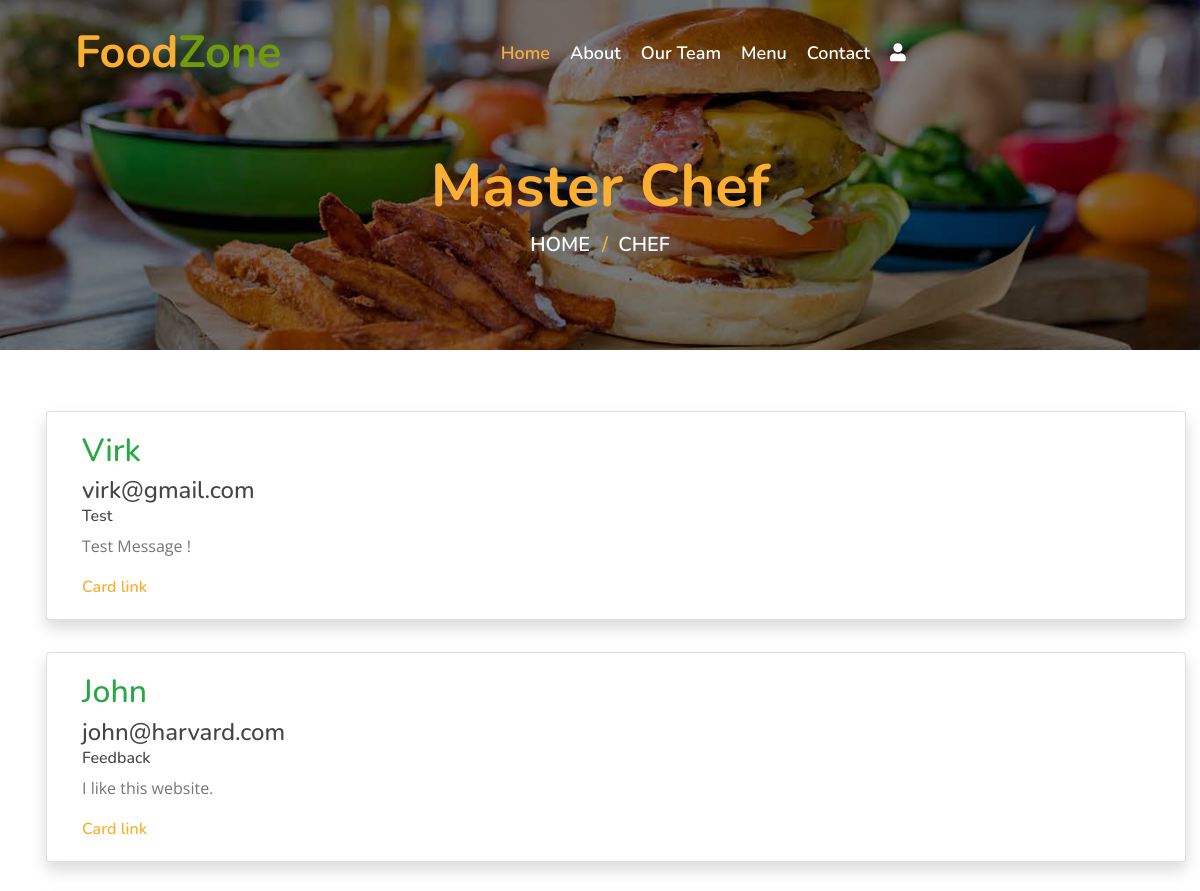
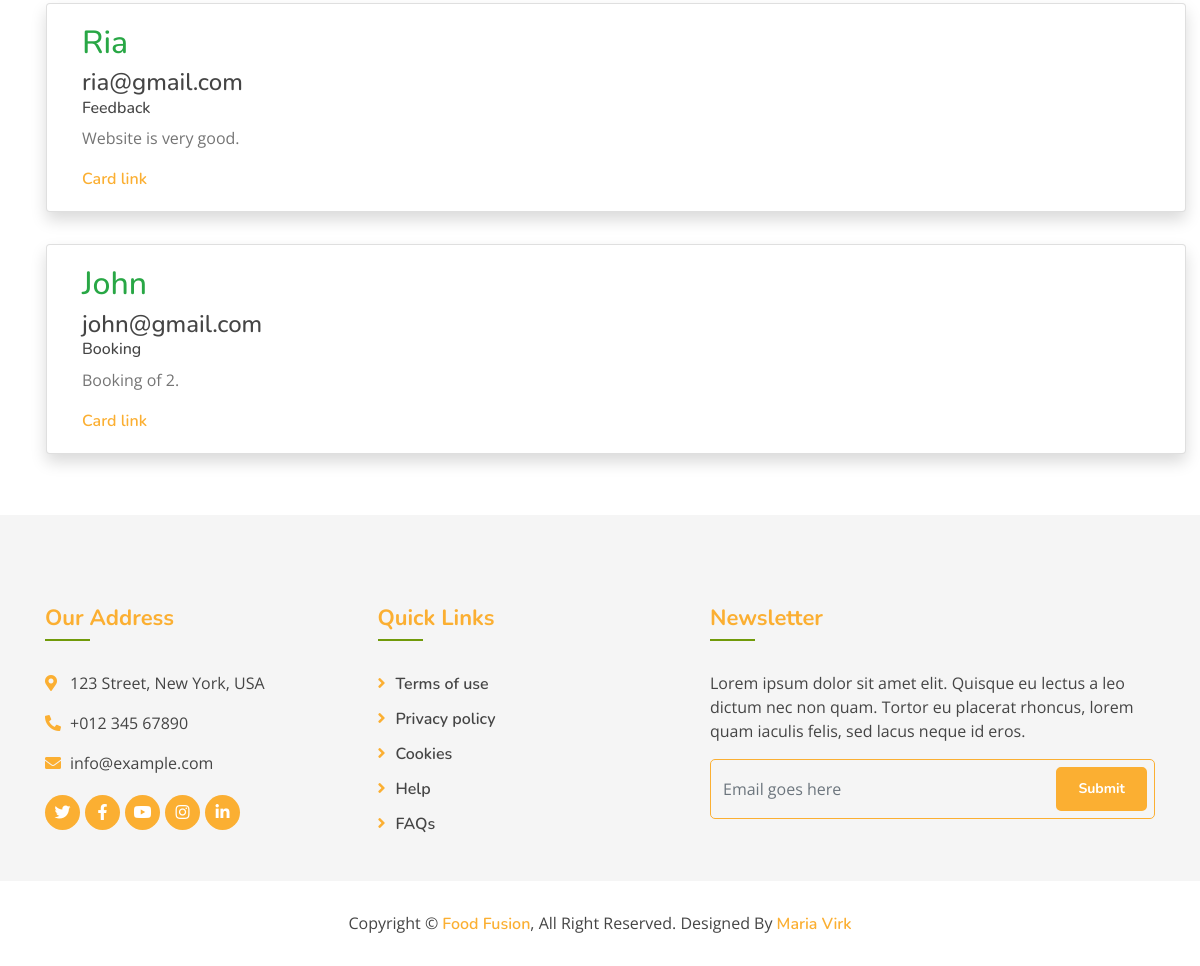
Screenshot of /message/ with the database file from the repository (2 pictures, top to bottom).
### myapp/models.py (models this page shows, shortened)
class Contact(models.Model):
    name = models.CharField(max_length=250)
    email = models.EmailField()
    subject = models.CharField(max_length=250)
    message = models.TextField()
    added_on = models.DateTimeField(auto_now_add=True)
    is_approved = models.BooleanField(default=True)
    class Meta:
        verbose_name_plural = "Contact Table"

### myapp/views.py (the view)
# urls.py: path('message/', views.message, name='message'),
def message(request):
    messages = Contact.objects.all()
    return render(request, 'message.html', {
        "messages": messages,
    })

### template/message.html (shortened to what this page needs)
{% extends "base.html" %}
{% block content %}
<div class="page-header">
    <div class="container">
        <div class="row">
            <div class="col-12">
                <h2>Master Chef</h2>
            </div>
            <div class="col-12">
                <a href="">Home</a>
                <a href="">Chef</a>
            </div>
        </div>
    </div>
</div>
{% for message in messages %}
<div class="container">
    <div class="row">
        <div class="card m-3 shadow col-12 " style="width: 18rem;">
            <div class="card-body">
              <h2 class="card-title text-success">{{message.name}}</h2>
              <h4 class="card-subtitle mb-2 text-body-secondary">{{message.email}}</h4>
              <h6 class="card-subtitle mb-2 text-body-secondary">{{message.subject}}</h4>
              <p class="card-text">{{message.message}}</p>
              <a href="#" class="card-link">Card link</a>
            </div>
          </div>
    </div>
</div>
{%endfor %}
{% endblock %}

### static/css/styles.css (style rules this page uses)
body { color: #757575; background: #ffffff; font-family: "open sans", sans-serif; }
h1, h2, h3, h4, h5, h6 { color: #454545; font-family: "Nunito", sans-serif; }
a { font-family: "Nunito", sans-serif; font-weight: 600; color: #fbaf32; transition: 0.3s; }
.page-header { position: relative; margin-bottom: 45px; padding: 150px 0 90px 0; text-align: center; background: linear-gradient(rgba(0, 0, 0, 0.5), rgba(0, 0, 0, 0.5)), url(../img/page-header.jpg); background-position: center; background-repeat: no-repeat; background-size: cover; }
.page-header h2 { position: relative; color: #fbaf32; font-size: 60px; font-weight: 700; }
.page-header a { position: relative; padding: 0 12px; font-size: 20px; text-transform: uppercase; color: #ffffff; }
.page-header a::after { position: absolute; content: "/"; width: 8px; height: 8px; top: -1px; right: -7px; text-align: center; color: #fbaf32; }
.page-header a:last-child::after { display: none; }

### rows the page displays
Contact: name "Virk", email "virk@gmail.com", subject "Test", message "Test Message !"
Contact: name "John", email "john@harvard.com", subject "Feedback", message "I like this website."
Contact: name "Ria", email "ria@gmail.com", subject "Feedback", message "Website is very good."
Contact: name "John", email "john@gmail.com", subject "Booking", message "Booking of 2."
